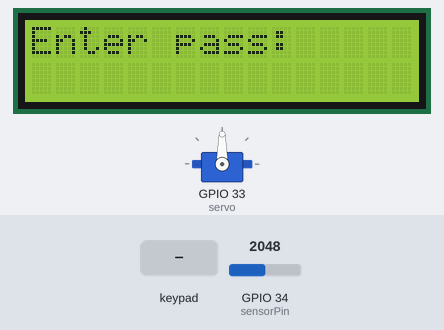
Simulated run of this program. Board: ESP32. Parts: 16×2 character LCD, servo. The inputs (shaded band) are chosen by the test bench; at power-on: GPIO 34 (sensorPin) = 2048. WiFi joins after 1.5 s; servers stay silent unless stated; the local clock reads 2024-03-15 10:24:30 at power-on unless the program sets it; the Firebase database answers and starts empty; what the program prints to the serial monitor is not drawn.

Above: at 2.1 s.
At 5.9 s:
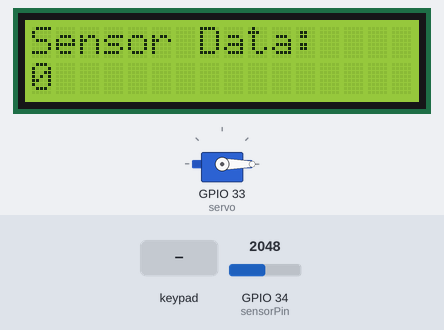
6.0 s: keypad keys 3 6 3 9 3 6 3 9 pressed 0.4 s apart
At 8.6 s:
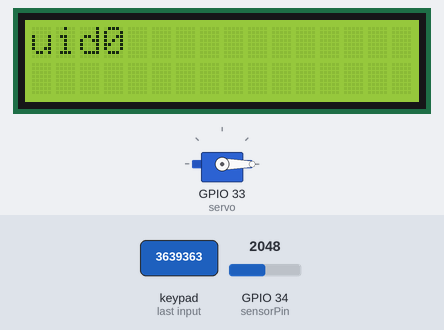
Timing chart, 0 to 10.1 s (numbered marks = the images above; inputs shaded):
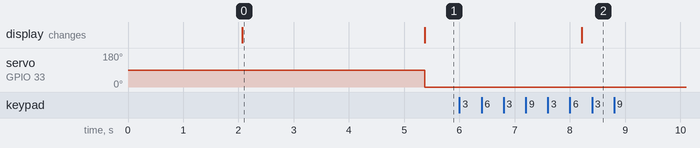

Measured:
- after the input at 6.0 s, the display: changes after 2.2 s (image 2)
- what the display in image 0 shows lasts 3.3 s, from 2.1 s to 5.4 s

The program:

main.cpp
```cpp
#include <Arduino.h>
#include <WiFi.h>
#include <Firebase_ESP_Client.h>
#include "time.h"
#include <LiquidCrystal.h>
#include <LiquidCrystal_I2C.h>
#include <ESP32Servo.h>

LiquidCrystal lcd(22, 23, 5, 18, 19, 21);


Servo servo;
// Provide the token generation process info.
#include "addons/TokenHelper.h"
// Provide the RTDB payload printing info and other helper functions.
#include "addons/RTDBHelper.h"

// Insert your network credentials
#define WIFI_SSID "Tarek Radwan"
#define WIFI_PASSWORD "36393639"

// Insert Firebase project API Key
#define API_KEY "AIzaSyB6gXcrJJTvQLTfifbLMIdo6F2Y6MvLKqs"

// Insert Authorized Email and Corresponding Password
#define USER_EMAIL "mirnatarek111@gmail.com"
//#define USER_PASSWORD "654321"

// Insert RTDB URLefine the RTDB URL
#define DATABASE_URL "https://session5-179dc-default-rtdb.firebaseio.com/"

// Define Firebase objects
FirebaseData fbdo;
FirebaseAuth auth;
FirebaseConfig config;

// Variable to save USER UID
String uid;

// Database main path (to be updated in setup with the user UID)
String databasePath;
// Database child nodes
int irsensor;
String IR_path = "/irsensor";
//String humPath = "/humidity";
String timePath = "/timestamp";

// // Ds18B20 Temperature sensor
// // GPIO where the DS18B20 is connected to
// const int oneWireBus = 4;
// // Setup a oneWire instance to communicate with any OneWire devices
// OneWire oneWire(oneWireBus);

// // Pass our oneWire reference to Dallas Temperature sensor
// DallasTemperature sensors(&oneWire);

// Parent Node (to be updated in every loop)
String parentPath;

int timestamp;
FirebaseJson json;

// Network time Protocl Server
const char* ntpServer = "pool.ntp.org";

// Capacitive Soil Moisture Sensor Temperature sensor
// GPIO where the Capacitive Soil Moisture Sensor is connected to
int sensorPin = 34;

//float temperature;
//float humidity;

// Timer variables (send new readings every thirt seconds)
unsigned long sendDataPrevMillis = 0;
unsigned long timerDelay = 5000;


// Initialize WiFi
void initWiFi() {
  WiFi.begin(WIFI_SSID, WIFI_PASSWORD);
  Serial.println("Connecting to WiFi ..");
  while (WiFi.status() != WL_CONNECTED) {
    Serial.print('.');
    delay(1000);
  }
  Serial.print("\nConnected Successfully\nIp is: ");
  Serial.println(WiFi.localIP());
  Serial.println();
}

// Function that gets current epoch time
unsigned long getTime() {
  time_t now;
  struct tm timeinfo;
  if (!getLocalTime(&timeinfo)) {
    // Serial.println("Failed to obtain time");
    return (0);
  }
  time(&now);
  return now;
}
unsigned long dataMillis = 0;
#define ROW_NUM 4 /* Define keypad Rows */
#define COLUMN_NUM 4 /* Define keypad Columns */

char keys[ROW_NUM][COLUMN_NUM] = {
{'1', '2', '3', 'A'},
{'4', '5', '6', 'B'},
{'7', '8', '9', 'C'},
{'*', '0', '#', 'D'}
};
byte pin_rows[ROW_NUM] = {4, 25, 26, 27}; // ESP32GPIO pins for Rows
byte pin_column[COLUMN_NUM] = {12, 13, 14, 15}; //ESP32 GPIO pins for Columns
#include <Keypad.h> /* Included keypad library */
Keypad keypad = Keypad(makeKeymap(keys), pin_rows, pin_column, ROW_NUM, COLUMN_NUM);

void setup() {
  Serial.begin(115200);
  lcd.begin(16,2);
  servo.attach(33);

  // Start the DS18B20 sensor
  // sensors.begin();

  //start Wifi
  initWiFi();

  //Configure times
  configTime(0, 0, ntpServer);

  // Assign the api key (required)
  config.api_key = API_KEY;

  // Assign the user sign in credentials
  auth.user.email = USER_EMAIL;
  //auth.user.password = USER_PASSWORD;

  // Assign the RTDB URL (required)
  config.database_url = DATABASE_URL;

  Firebase.reconnectWiFi(true);
  fbdo.setResponseSize(4096);

  // Assign the callback function for the long running token generation task */
  config.token_status_callback = tokenStatusCallback;  //see addons/TokenHelper.h
  config.max_token_generation_retry = 5;

  // Initialize the library with the Firebase authen and config
  Firebase.begin(&config, &auth);

   Serial.print("Enter your password.");
   lcd.clear();
   lcd.setCursor(0,0);
   lcd.print("Enter pass: ");

}
void loop() {

  char keyPressed = keypad.getKey();
      char password[7];

  if (keyPressed != NO_KEY) {
//  Serial.print("*"); // Mask the entered password
  delay(100);
  int i = 0;
  while (i < 6) {
    if (keyPressed != NO_KEY && keyPressed != '#' && keyPressed != '*') {
      password[i] = keyPressed;
      i++;
      Serial.print("*");
    }
    keyPressed = keypad.getKey();
    delay(100);
  }

    password[i] = '\0';

    Serial.println(password);
    auth.user.password = password;
    Firebase.begin(&config, &auth);


    // Firebase.ready() should be called repeatedly to handle authentication tasks.

    if (millis() - dataMillis > 5000 && Firebase.ready())
    {
        dataMillis = millis();
        Serial.println(auth.token.uid.c_str());
        uid = auth.token.uid.c_str();
        lcd.clear();
        lcd.setCursor(0,0);
        lcd.print(uid);
        Serial.println("---------------------");

    }

  // Update database path
  databasePath = "/UsersData/" + uid + "/readings";
}

  // Send new readings to database
  if (Firebase.ready() && (millis() - sendDataPrevMillis > timerDelay || sendDataPrevMillis == 0)) {
    sendDataPrevMillis = millis();

    //Get current timestamp
    timestamp = getTime();
    Serial.print("time: ");
    Serial.println(timestamp);
    // Serial.print("IR Value: ");
    // Serial.println(irsensor);

    parentPath = databasePath + "/" + String(timestamp);

    irsensor = analogRead(sensorPin);
    int dist = map(irsensor, 0, 4095, 0, 25);

    json.set(IR_path.c_str(), dist);
    json.set(timePath, String(timestamp));
    Serial.printf("Set json... %s\n", Firebase.RTDB.setJSON(&fbdo, parentPath.c_str(), &json) ? "ok" : fbdo.errorReason().c_str());
    delay(3000);
    Serial.printf("Get int... %s\n", Firebase.RTDB.getInt(&fbdo, String(parentPath + "/irsensor")) ? "got new IR Value" : fbdo.errorReason().c_str());
    //Serial.println(dist);
    int get_IR = fbdo.to<int>();
    Serial.println(get_IR);
    lcd.clear();
    lcd.setCursor(0,0);
    lcd.print("Sensor Data: ");
    lcd.setCursor(0,1);
    lcd.print(get_IR);
    int servoValue = map(get_IR, 0, 25, 0, 180);
    servo.write(servoValue);
    Serial.println("-------------------------------------");
  }
}
```
